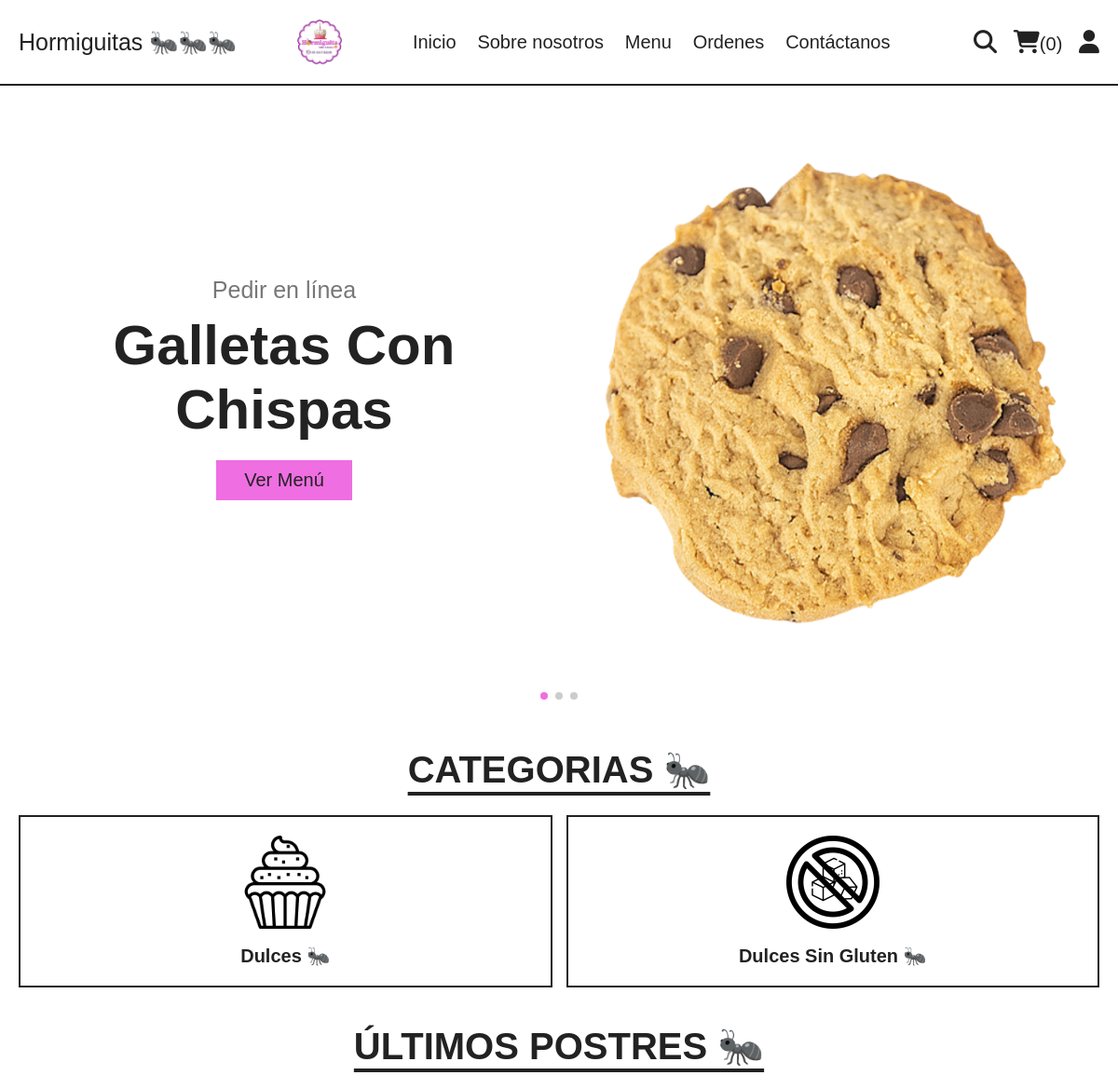
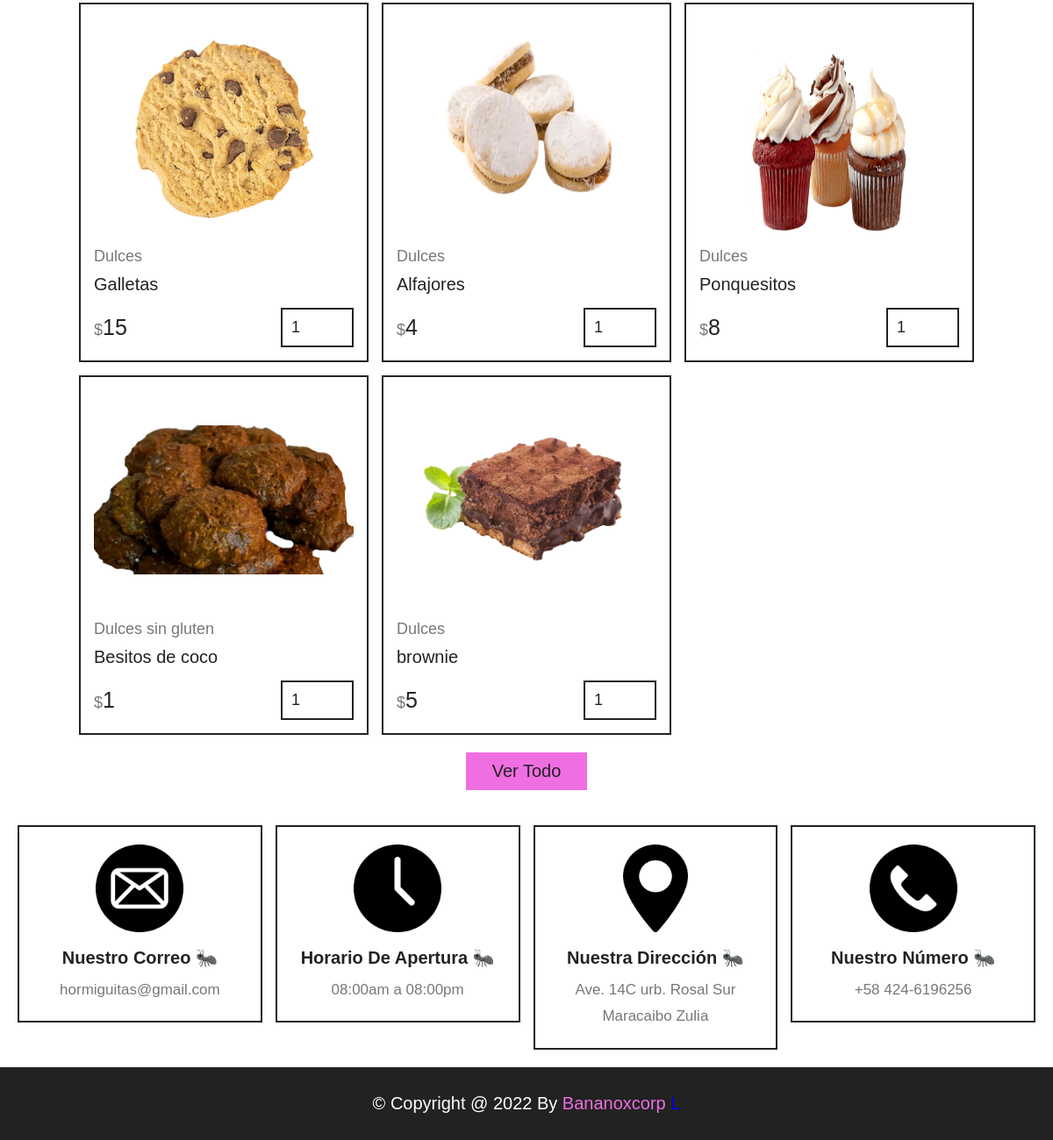
The app's page /home.php with its own data (2 pictures, top to bottom).
### tables this page shows
CREATE TABLE `products` (
  `id` int(100) NOT NULL,
  `name` varchar(100) NOT NULL,
  `category` varchar(100) NOT NULL,
  `price` int(10) NOT NULL,
  `image` varchar(100) NOT NULL
);

### home.php (the view, shortened to what this page needs)
<?php
include 'components/connect.php';
?>
<!DOCTYPE html>
<html lang="en">
<head>
   <link rel="stylesheet" href="https://unpkg.com/swiper@8/swiper-bundle.min.css" />
   <link rel="stylesheet" href="https://cdnjs.cloudflare.com/ajax/libs/font-awesome/6.1.1/css/all.min.css">
   <link rel="stylesheet" href="css/style.css">
</head>
<body>
<?php include 'components/user_header.php'; ?>
<section class="hero">
   <div class="swiper hero-slider">
      <div class="swiper-wrapper">
         <div class="swiper-slide slide">
            <div class="content">
               <span>Pedir en línea</span>
               <h3>galletas con chispas</h3>
               <a href="menu.php" class="btn">ver menú</a>
            </div>
            <div class="image">
               <img src="images/xd.png" alt="">
            </div>
         </div>
         <div class="swiper-slide slide">
            <div class="content">
               <span>Pedir en línea</span>
               <h3>Alfajores</h3>
               <a href="menu.php" class="btn">ver menú</a>
            </div>
            <div class="image">
               <img src="images/img2.png" alt="">
            </div>
         </div>
         <div class="swiper-slide slide">
            <div class="content">
               <span>Pedir en línea</span>
               <h3>ponquesitos</h3>
               <a href="menu.php" class="btn">ver menú</a>
            </div>
            <div class="image">
               <img src="images/img-3.png" alt="">
            </div>
         </div>
      </div>
      <div class="swiper-pagination"></div>
   </div>
</section>
<section class="category">
   <h1 class="title">Categorias 🐜</h1>
   <div class="box-container">
      <a href="category.php?category=Dulces" class="box">
         <img src="images/dulce.png" alt="">
         <h3>Dulces 🐜 </h3>
      </a>
      <a href="category.php?category=Dulces sin gluten" class="box">
         <img src="images/0gluten.png" alt="">
         <h3>Dulces sin gluten 🐜</h3>
      </a>
   </div>
</section>
<section class="products">
   <h1 class="title">Últimos postres 🐜</h1>
   <div class="box-container">
      <?php
         $select_products = $conn->prepare("SELECT * FROM `products` LIMIT 6");
         $select_products->execute();
         if($select_products->rowCount() > 0){
            while($fetch_products = $select_products->fetch(PDO::FETCH_ASSOC)){
      ?>
      <form action="" method="post" class="box">
         <img src="uploaded_img/<?= $fetch_products['image']; ?>" alt="">
         <a href="category.php?category=<?= $fetch_products['category']; ?>" class="cat"><?= $fetch_products['category']; ?></a>
         <div class="name"><?= $fetch_products['name']; ?></div>
         <div class="flex">
            <div class="price"><span>$</span><?= $fetch_products['price']; ?></div>
            <input type="number" name="qty" class="qty" min="1" max="99" value="1" maxlength="2">
         </div>
      </form>
      <?php
            }
         }else{
            echo '<p class="empty">¡No hay productos añadidos todavía!</p>';
         }
      ?>
   </div>
   <div class="more-btn">
      <a href="menu.php" class="btn">Ver todo</a>
   </div>
</section>
<?php include 'components/footer.php'; ?>
</body>
</html>

### components/user_header.php (shortened to what this page needs)
<header class="header">
   <section class="flex">
      <a href="home.php" class="logo">Hormiguitas 🐜🐜🐜</a>
      <img src="images\logo.png" style="width:50px;height:50px;" alt="">
      <nav class="navbar">
         <a href="home.php">Inicio</a>
         <a href="about.php">Sobre nosotros</a>
         <a href="menu.php">Menu</a>
         <a href="orders.php">Ordenes</a>
         <a href="contact.php">Contáctanos</a>
      </nav>
      <div class="icons">
         <?php
            $count_cart_items = $conn->prepare("SELECT * FROM `cart` WHERE user_id = ?");
            $count_cart_items->execute([$user_id]);
            $total_cart_items = $count_cart_items->rowCount();
         ?>
         <a href="search.php"><i class="fas fa-search"></i></a>
         <a href="cart.php"><i class="fas fa-shopping-cart"></i><span>(<?= $total_cart_items; ?>)</span></a>
         <div id="user-btn" class="fas fa-user"></div>
      </div>
   </section>
</header>

### components/footer.php (shortened to what this page needs)
<footer class="footer">
   <section class="grid">
      <div class="box">
         <img src="images/email.png" alt="">
         <h3>Nuestro correo 🐜</h3>
         <a href="mailto:hormiguitas@gmail.com">hormiguitas@gmail.com</a>
      </div>
      <div class="box">
         <img src="images/clocki.png" alt="">
         <h3>Horario de apertura 🐜</h3>
         <p>08:00am a 08:00pm</p>
      </div>
      <div class="box">
         <img src="images/map.png" alt="">
         <h3>Nuestra dirección 🐜</h3>
         <a href="#">Ave. 14C urb. Rosal Sur Maracaibo Zulia</a>
      </div>
      <div class="box">
         <img src="images/phone.png" alt="">
         <h3>Nuestro número 🐜</h3>
         <a href="#">+58 424-6196256</a>
      </div>
   </section>
   <div class="credit">&copy; copyright @ 2022  by <span>Bananoxcorp</span>                                                             <a href="admin/admin_login.php">L</a></div>
</footer>

### css/style.css (style rules this page uses)
:root { --yellow:#EF6EE2; --red:#e74c3c; --white:#fff; --black:#222; --light-color:#777; --border:.2rem solid var(--black); }
* { font-family: Arial, Helvetica, sans-serif; margin:0; padding:0; box-sizing: border-box; outline: none; border: none; text-decoration: none; }
html { font-size: 62.5%; overflow-x: hidden; scroll-behavior: smooth; stop-opacity: 7rem; }
section { margin:0 auto; max-width: 1200px; padding:2rem; }
.title { text-align: center; margin-bottom: 2.5rem; font-size: 4rem; color:var(--black); text-transform: uppercase; text-decoration: underline; text-underline-offset: 1rem; }
.btn, .delete-btn { margin-top: 1rem; display: inline-block; font-size: 2rem; padding:1rem 3rem; cursor: pointer; text-transform: capitalize; transition: .2s linear; }
.btn { background-color: var(--yellow); color:var(--black); }
.header { position: sticky; top:0; left:0; right:0; z-index: 1000; background-color: var(--white); border-bottom: var(--border); }
.header .flex { display: flex; align-items: center; justify-content: space-between; position: relative; }
.header .flex .logo { font-size: 2.5rem; color:var(--black); }
.header .flex .navbar a { font-size: 2rem; color:var(--black); margin:0 1rem; }
.header .flex .icons > * { margin-left: 1.5rem; font-size: 2.5rem; color:var(--black); cursor: pointer; }
.header .flex .icons span { font-size: 2rem; }
.hero .slide { display: flex; align-items: center; flex-wrap: wrap-reverse; gap:2rem; margin-bottom: 4rem; }
.hero .slide .image { flex:1 1 40rem; }
.hero .slide .image img { width: 100%; }
.hero .slide .content { flex:1 1 40rem; text-align: center; }
.hero .slide .content span { font-size: 2.5rem; color:var(--light-color); }
.hero .slide .content h3 { margin:1rem 0; font-size: 6rem; color:var(--black); text-transform: capitalize; }
.category .box-container { display: grid; grid-template-columns: repeat(auto-fit, minmax(27rem, 1fr)); gap:1.5rem; align-items: flex-start; }
.category .box-container .box { border:var(--border); padding:2rem; text-align: center; }
.category .box-container .box img { width: 100%; height: 10rem; object-fit: contain; }
.category .box-container .box h3 { font-size: 2rem; margin-top: 1.5rem; color:var(--black); text-transform: capitalize; }
.products .box-container { display: grid; grid-template-columns: repeat(auto-fit, 33rem); justify-content: center; align-items: flex-start; gap:1.5rem; }
.products .box-container .box { border:var(--border); padding:1.5rem; position: relative; overflow: hidden; }
.products .box-container .box img { height: 25rem; width: 100%; object-fit: contain; margin-bottom: 1rem; }
.products .box-container .box .cat { font-size: 1.8rem; color:var(--light-color); }
.products .box-container .box .name { font-size: 2rem; color:var(--black); margin:1rem 0; }
.products .box-container .box .flex { display: flex; align-items: center; gap:1rem; margin-top: 1.5rem; }
.products .box-container .box .flex .price { margin-right: auto; font-size: 2.5rem; color:var(--black); }
.products .box-container .box .flex .price span { color:var(--light-color); font-size: 1.8rem; }
.products .box-container .box .flex .qty { padding:1rem; border:var(--border); font-size: 1.8rem; color:var(--black); }
.products .more-btn { margin-top: 1rem; text-align: center; }
.footer .grid { display: grid; grid-template-columns: repeat(auto-fit, minmax(27rem, 1fr)); gap:1.5rem; align-items: flex-start; }
.footer .grid .box { border:var(--border); padding:2rem; text-align: center; }
.footer .grid .box img { height: 10rem; width: 100%; object-fit: contain; margin-bottom: .5rem; }
.footer .grid .box h3 { margin:1rem 0; font-size: 2rem; color:var(--black); text-transform: capitalize; }
.footer .grid .box p, .footer .grid .box a { display: block; font-size: 1.7rem; color:var(--light-color); line-height: 1.8; }
.credit { padding:3rem 2rem; text-align: center; background-color: var(--black); color:var(--white); font-size: 2rem; text-transform: capitalize; }
.credit span { color:var(--yellow); }

### records on screen
products: image (picture), category "Dulces", name "Galletas", price "15"
products: image (picture), category "Dulces", name "Alfajores", price "4"
products: image (picture), category "Dulces", name "Ponquesitos", price "8"
products: image (picture), category "Dulces sin gluten", name "Besitos de coco", price "1"
products: image (picture), category "Dulces", name "brownie", price "5"

### other values on screen
$total_cart_items "0"
